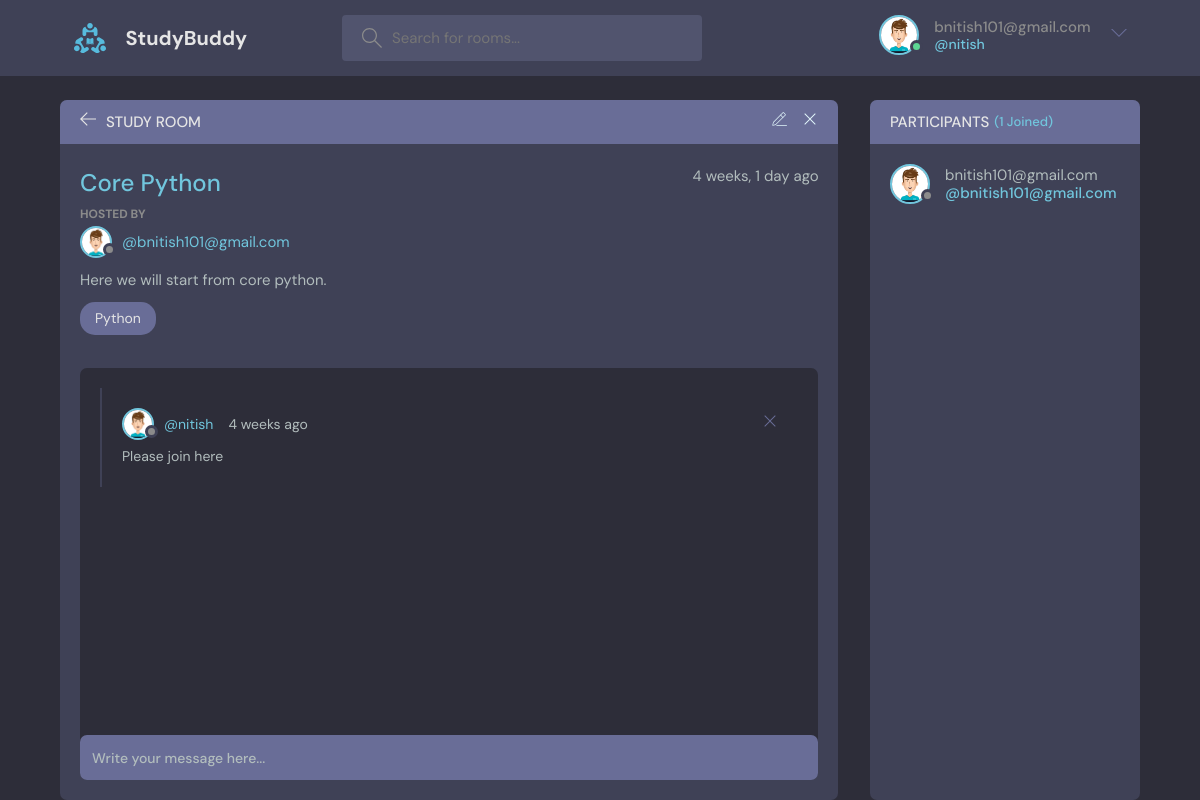
Before: /room/1/ (signed in) with the older database file.
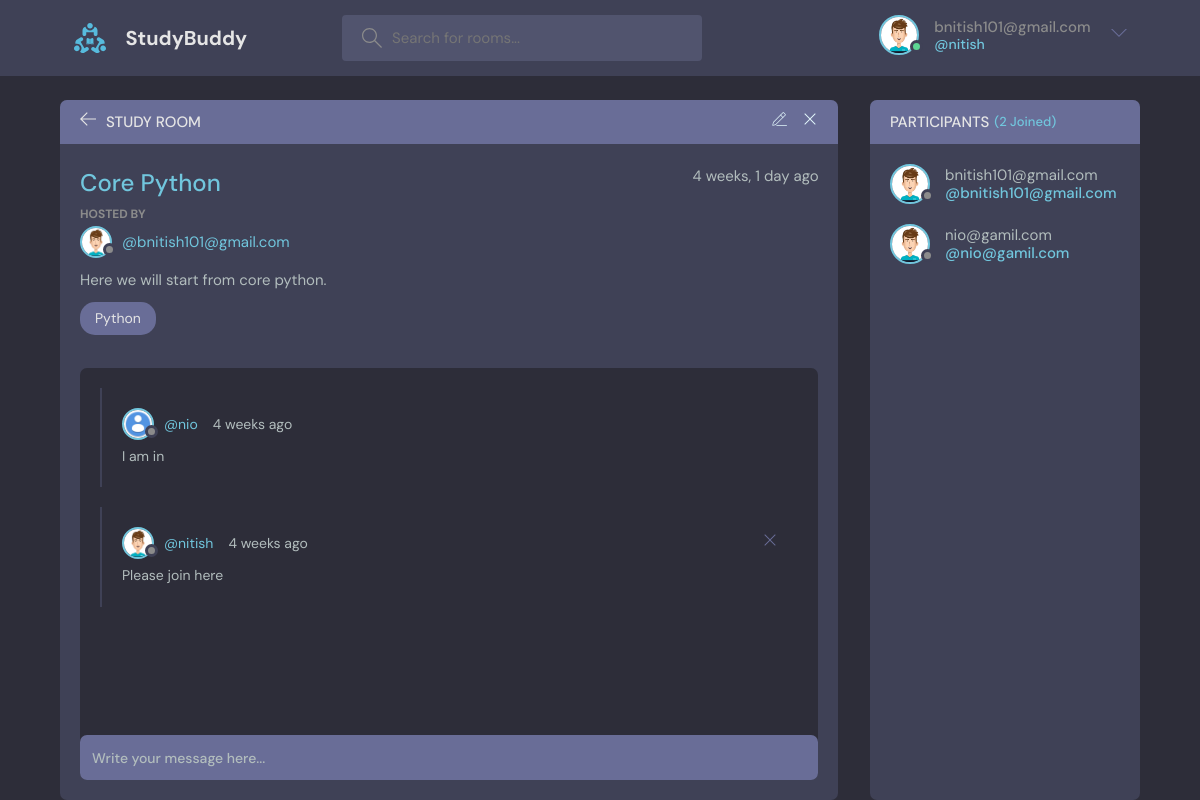
After: the same page with the newer database file.
### base/models.py (models this page shows, shortened)
class User(AbstractUser):
    name = models.CharField(max_length=255, null=True)
    email = models.EmailField(unique=True, null=True)
    bio = models.TextField(null=True)
    avatar = models.ImageField(null=True, default='dp.jpg')
    USERNAME_FIELD = 'email'
    REQUIRED_FIELDS = []

class Room(models.Model):
    host = models.ForeignKey(User, on_delete=models.SET_NULL, null=True)
    topic = models.ForeignKey(Topic, on_delete=models.SET_NULL, null=True)
    name = models.CharField(max_length=200)
    description = models.TextField(null=True, blank=True)
    participants = models.ManyToManyField(User, related_name='participants', blank=True) # many to many relationship
    updated = models.DateTimeField(auto_now=True)
    created = models.DateField(auto_now_add=True)
    class Meta:
        ordering = ['-updated', '-created'] # - means descending order
    def __str__(self):
        return self.name

class Topic(models.Model):
    name = models.CharField(max_length=200)
    def __str__(self):
        return self.name

class Message(models.Model):
    user = models.ForeignKey(User, on_delete=models.CASCADE)
    room = models.ForeignKey(Room, on_delete=models.CASCADE)
    body = models.TextField()
    updated = models.DateTimeField(auto_now=True)
    created = models.DateTimeField(auto_now_add=True)
    class Meta:
        ordering = ['-updated', '-created'] # - means descending order

### base/views.py (the view, shortened to what this page needs)
# urls.py: path('room/<str:pk>/', views.getRoom)
def room(request, pk):
    room = Room.objects.get(id=pk)
    print('-----------')
    print(room)
    print(room.name)
    print(room.description)
    print('-----------')
    room_message = room.message_set.all().order_by('-created') # fetch the all data from child table by parent's table id
    participants = room.participants.all() # data fetch from many to mayn relationship
    print('-----------')
    print(participants)
    print('-----------')
    context = {'room': room, 'room_message': room_message, 'participants':participants}
    return render(request, 'base/room.html', context)

### base/templates/base/room.html (shortened to what this page needs)
{% extends 'main.html' %}
{% block content %}
{% load static %}
<main class="profile-page layout layout--2">
  <div class="container">
    <div class="room">
      <div class="room__top">
        <div class="room__topLeft">
          <a href="{{request.META.HTTP_REFERER}}">
            <svg version="1.1" xmlns="http://www.w3.org/2000/svg" width="32" height="32" viewBox="0 0 32 32">
              <title>arrow-left</title>
              <path
                d="M13.723 2.286l-13.723 13.714 13.719 13.714 1.616-1.611-10.96-10.96h27.625v-2.286h-27.625l10.965-10.965-1.616-1.607z"
              ></path>
            </svg>
          </a>
          <h3>Study Room</h3>
        </div>
        {% if request.user.id == room.host.id %}
        <div class="room__topRight">
          <a href="{% url 'update-room' room.id %}">
          </a>
          <a href="{% url 'delete-room' room.id %}">
            <svg version="1.1" xmlns="http://www.w3.org/2000/svg" width="32" height="32" viewBox="0 0 32 32">
              <title>remove</title>
              <path
                d="M27.314 6.019l-1.333-1.333-9.98 9.981-9.981-9.981-1.333 1.333 9.981 9.981-9.981 9.98 1.333 1.333 9.981-9.98 9.98 9.98 1.333-1.333-9.98-9.98 9.98-9.981z"
              ></path>
            </svg>
          </a>
        </div>
        {% endif %}
      </div>
      <div class="room__box scroll">
        <div class="room__header scroll">
          <div class="room__info">
            <h3>{{room.name}}</h3>
            <span>{{room.created|timesince}} ago</span>
          </div>
          <div class="room__hosted">
            <p>Hosted By</p>
            <a href="{% url 'profile' room.host.id %}" class="room__author">
              <div class="avatar avatar--small">
                <img src="{{room.host.avatar.url}}" />
              </div>
              <span>@{{room.host}}</span>
            </a>
          </div>
          <div class="room__details">
            {{room.description}}
          </div>
          <span class="room__topics">{{room.topic}}</span>
        </div>
        <div class="room__conversation">
          <div class="threads scroll">
            {% for message in room_message %}
            <div class="thread">
              <div class="thread__top">
                <div class="thread__author">
                  <a href="{% url 'profile' message.user.id %}" class="thread__authorInfo">
                    <div class="avatar avatar--small">
                      <img src="{{message.user.avatar.url}}" />
                    </div>
                    <span>@{{message.user.username}}</span>
                  </a>
                  <span class="thread__date">{{message.created|timesince}} ago</span>
                </div>
                {% if request.user == message.user %}
                <a href="{% url 'delete-message' message.id %}">
                  <div class="thread__delete">
                    <svg version="1.1" xmlns="http://www.w3.org/2000/svg" width="32" height="32" viewBox="0 0 32 32">
                      <title>remove</title>
                      <path
                        d="M27.314 6.019l-1.333-1.333-9.98 9.981-9.981-9.981-1.333 1.333 9.981 9.981-9.981 9.98 1.333 1.333 9.981-9.98 9.98 9.98 1.333-1.333-9.98-9.98 9.98-9.981z"
                      ></path>
                    </svg>
                  </div>
                </a>
                {% endif %}
              </div>
              <div class="thread__details">
                {{message.body}}
              </div>
            </div>
            {% endfor %}
          </div>
        </div>
      </div>
      {% if request.user.is_authenticated %}
      <div class="room__message">
        <form action="" method="post">
          <input name="body" placeholder="Write your message here..." />
        </form>
      </div>
      {% endif %}
    </div>
    <div class="participants">
      <h3 class="participants__top">Participants <span>({{participants.count}} Joined)</span></h3>
      <div class="participants__list scroll">
        {% for participant in participants %}
        <a href="{% url 'profile' user.id %}" class="participant">
          <div class="avatar avatar--medium">
            <img src="{{user.avatar.url}}" />
          </div>
          <p>
            {{participant}}
            <span>@{{participant}}</span>
          </p>
        </a>
        {% endfor %}
      </div>
    </div>
  </div>
</main>
{% endblock %}

### templates/main.html (shortened to what this page needs)
<!DOCTYPE html>
<html lang="en">
  <head>
    {% load static %}
    <link rel="stylesheet" href="{% static 'styles/style.css' %}" />
  </head>
  <body>
    {% include 'navbar.html' %}
    {% block content %}
    {% endblock %}
  </body>
</html>

### templates/navbar.html (shortened to what this page needs)
    {% load static %}
    <header class="header header--loggedIn">
        <div class="container">
          <a href="{% url 'home' %}" class="header__logo">
            <img src="{% static 'assets/logo.svg' %}" />
            <h1>StudyBuddy</h1>
          </a>
          <form class="header__search" action="{% url 'home' %}">
            <label>
              <input name="q" placeholder="Search for rooms..." />
            </label>
          </form>
          <nav class="header__menu">
            {% if request.user.is_authenticated %}
                <div class="header__user">
                <a href="{% url 'profile' request.user.id %}">
                    <div class="avatar avatar--medium active">
                    <img src="{{request.user.avatar.url}}" />
                    </div>
                    <p>{{request.user}} <span>@{{request.user.username}}</span></p>
                </a>
                <button class="dropdown-button">
                    <svg version="1.1" xmlns="http://www.w3.org/2000/svg" width="32" height="32" viewBox="0 0 32 32">
                    <title>chevron-down</title>
                    <path d="M16 21l-13-13h-3l16 16 16-16h-3l-13 13z"></path>
                    </svg>
                </button>
                </div>
            {% else %}
                <a href="{% url 'login' %}">
                <img src="{% static 'assets/avatar.svg' %}" />
                <p>Login</p>
                </a>
            {% endif %}
          </nav>
        </div>
    </header>

Changed rows visible on the page:
added Message: user.avatar (picture), user.username "nio", created "4 weeks", body "I am in"
added User: avatar (picture), email "nio@gamil.com"
Other visible differences:
{{ participants.count }}: "1" → "2"
